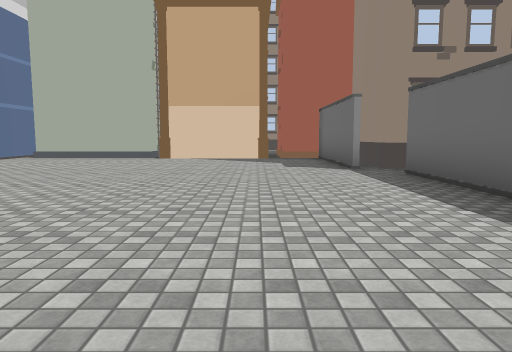
[1] (above)

23 first-person views from a walk through a scene from a Unity 3-D project. The camera is 1.2 m above the floor, tilts 6° down and sees 70° across. The floor is counted in squares, 2 m on a side. Each view is taken from the middle of a square. On the plan, view 1 faces up. The plan holds only what a view shows up to about 10 squares ahead; the rest is blank. The place goes on beyond the plan. The player character is not drawn. Door leaves are left out, so doorways stand open. Some surface patterns are stand-ins.

[2]
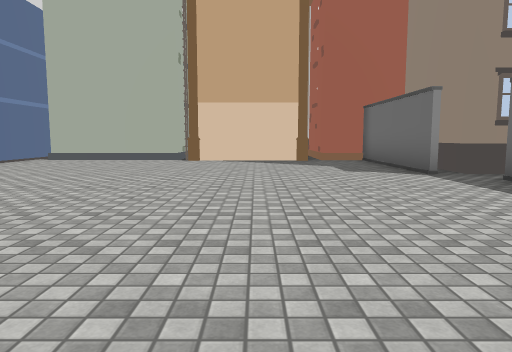

[3]
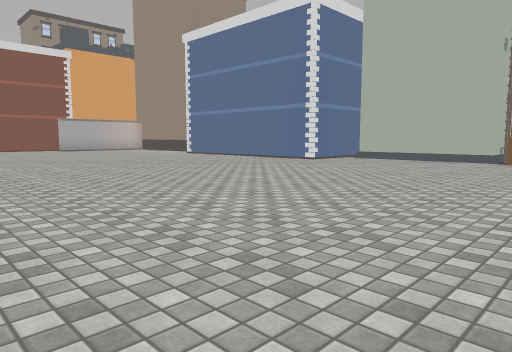

[4]
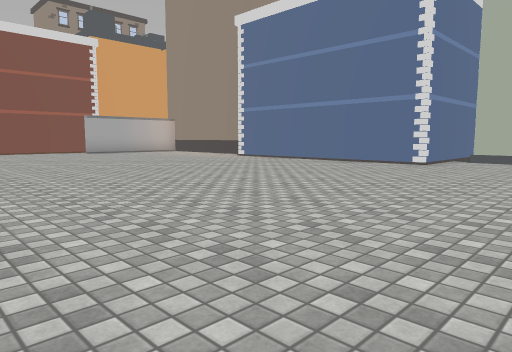

[5]
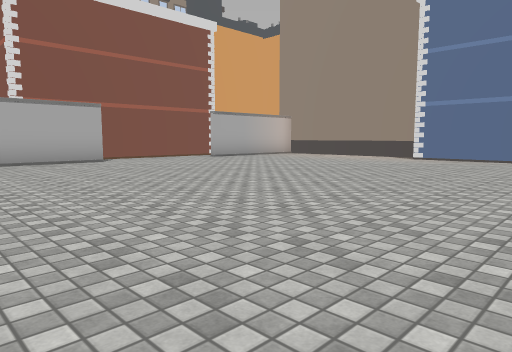

[6]
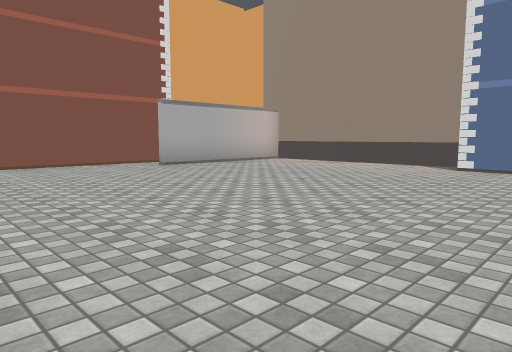

[7]
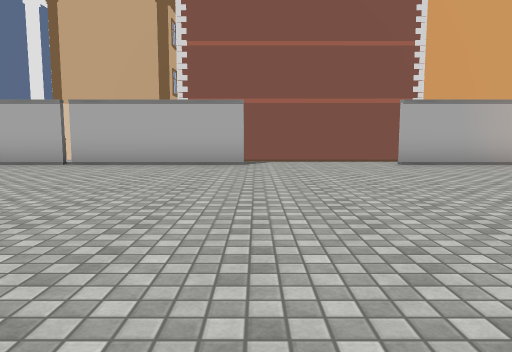

[8]
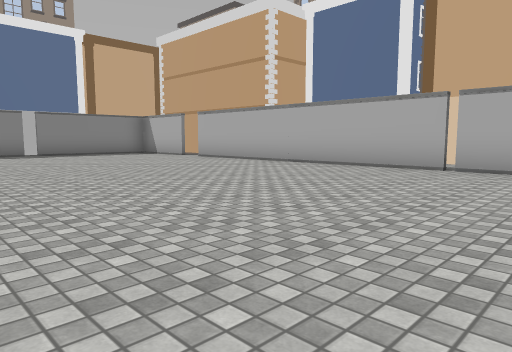

[9]
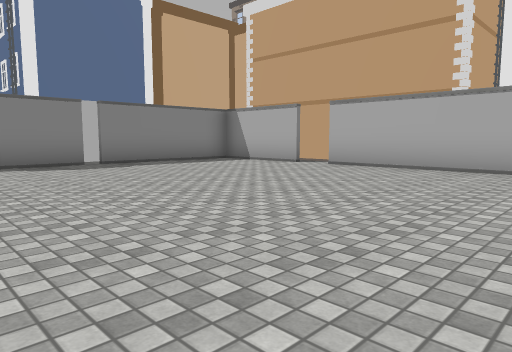

[10]
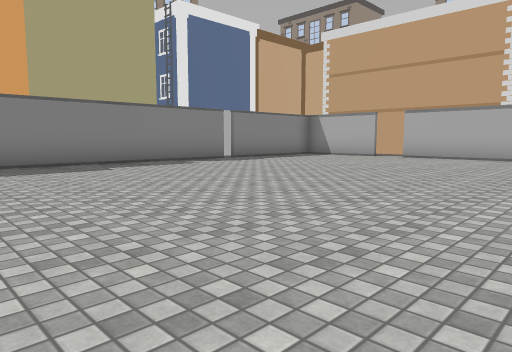

[11]
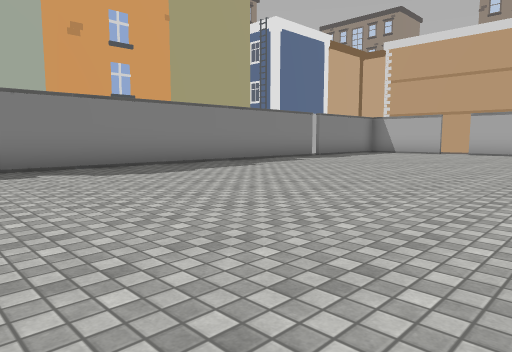

[12]
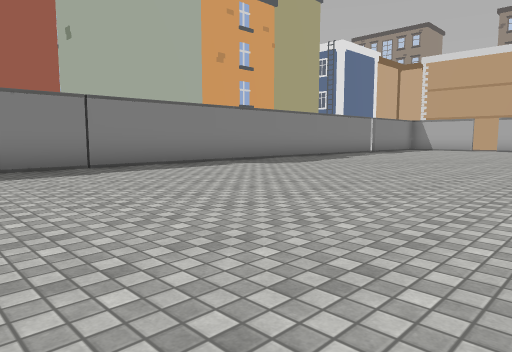

[13]
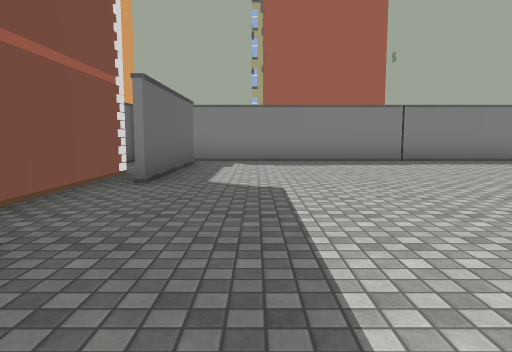

[14]
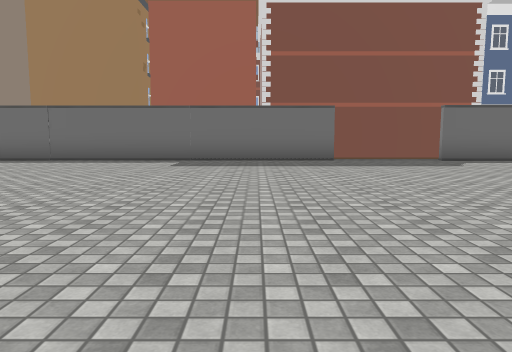

[15]
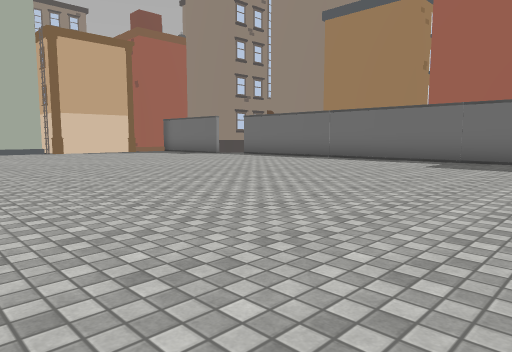

[16]
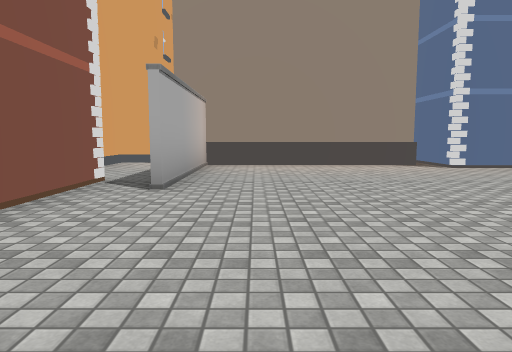

[17]
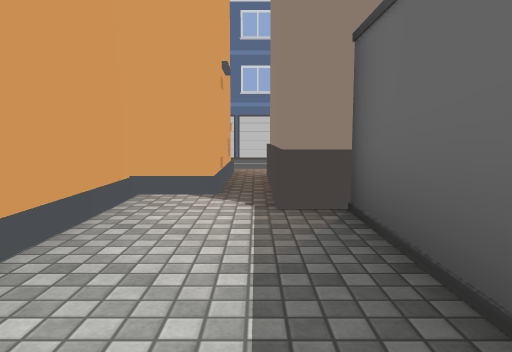

[18]
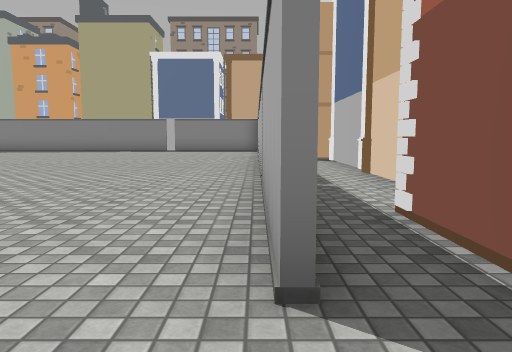

[19]
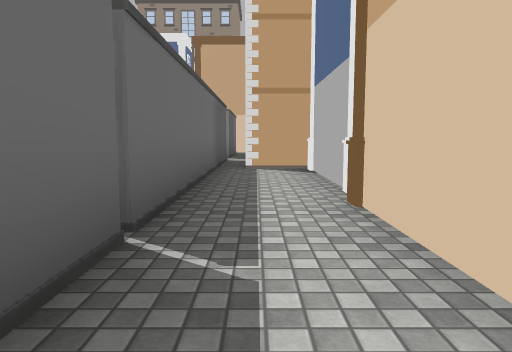

[20]
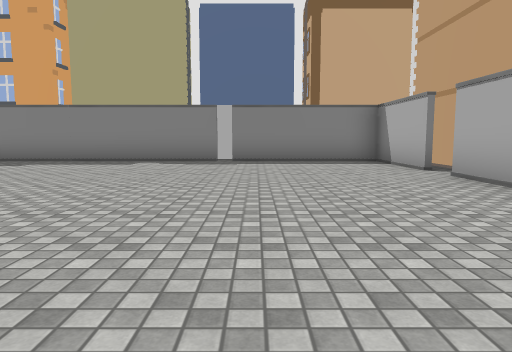

[21]
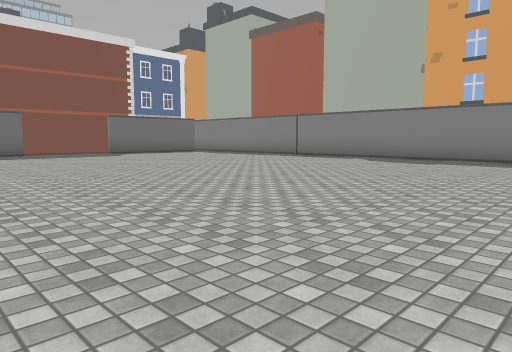

[22]
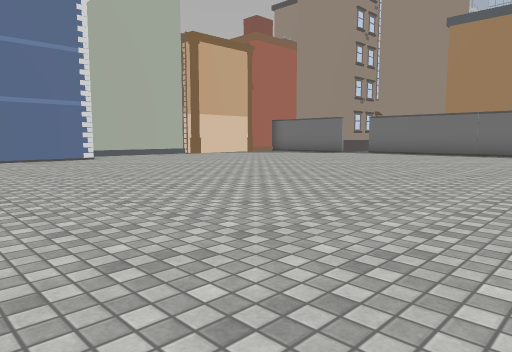

[23]
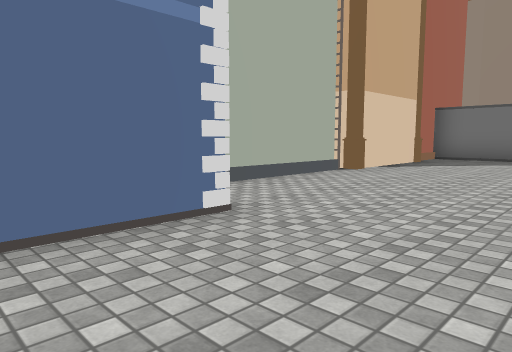

### Floor plan
Key: @ floor where view 1 was taken; # wall or solid block; x gap in a wall; . floor; O other object.
Columns run from 23 left of view 1 to 4 right of it. Each row starts with its distance up from view 1.
 18    OO
 17     .
 16     .
 15     .
 14     . OO
 13     . O     OOOO
 12     .           #   #
 11    #.    ##     #######O##
 10    ..######     #........#
  9    ..#...................##
  8    ..#...................##
  7     .#...................##
  6     ......................x
  5     ......................#
  4     ......................#
  3     ......................#
  2     .#....................#
  1     .#....................#
  0    #.#.................@..#
 -1    #.x....................#
 -2 O  #.#....................#
 -3 O  #.#....................#
 -4    #.#....................#
 -5    #.#....................#
 -6    #.#.....................
 -7      #.....................
 -8  OO ##...................#.
 -9  OO #....................#.
-10     ##...................#.
-11     ##...................#
-12      #######################

Where each view was taken, in squares from view 1:
view 1: 0 up, 0 right, facing up
view 2: 1 up, 1 left, facing up
view 3: 1 up, 1 left, facing up-left
view 4: 1 up, 4 left, facing up-left
view 5: 1 down, 9 left, facing up-left
view 6: 2 up, 11 left, facing up-left
view 7: 3 up, 10 left, facing left
view 8: 1 up, 11 left, facing down-left
view 9: 4 down, 11 left, facing down-left
view 10: 4 down, 7 left, facing down-left
view 11: 5 down, 4 left, facing down-left
view 12: 5 down, 0 right, facing down-left
view 13: 3 down, 1 right, facing down
view 14: 3 down, 7 left, facing right
view 15: 4 down, 7 left, facing up-right
view 16: 2 up, 17 left, facing up
view 17: 7 up, 19 left, facing up
view 18: 4 up, 18 left, facing down
view 19: 1 up, 19 left, facing down
view 20: 3 down, 15 left, facing down
view 21: 2 down, 11 left, facing down-right
view 22: 1 down, 11 left, facing up-right
view 23: 7 up, 9 left, facing up-right
